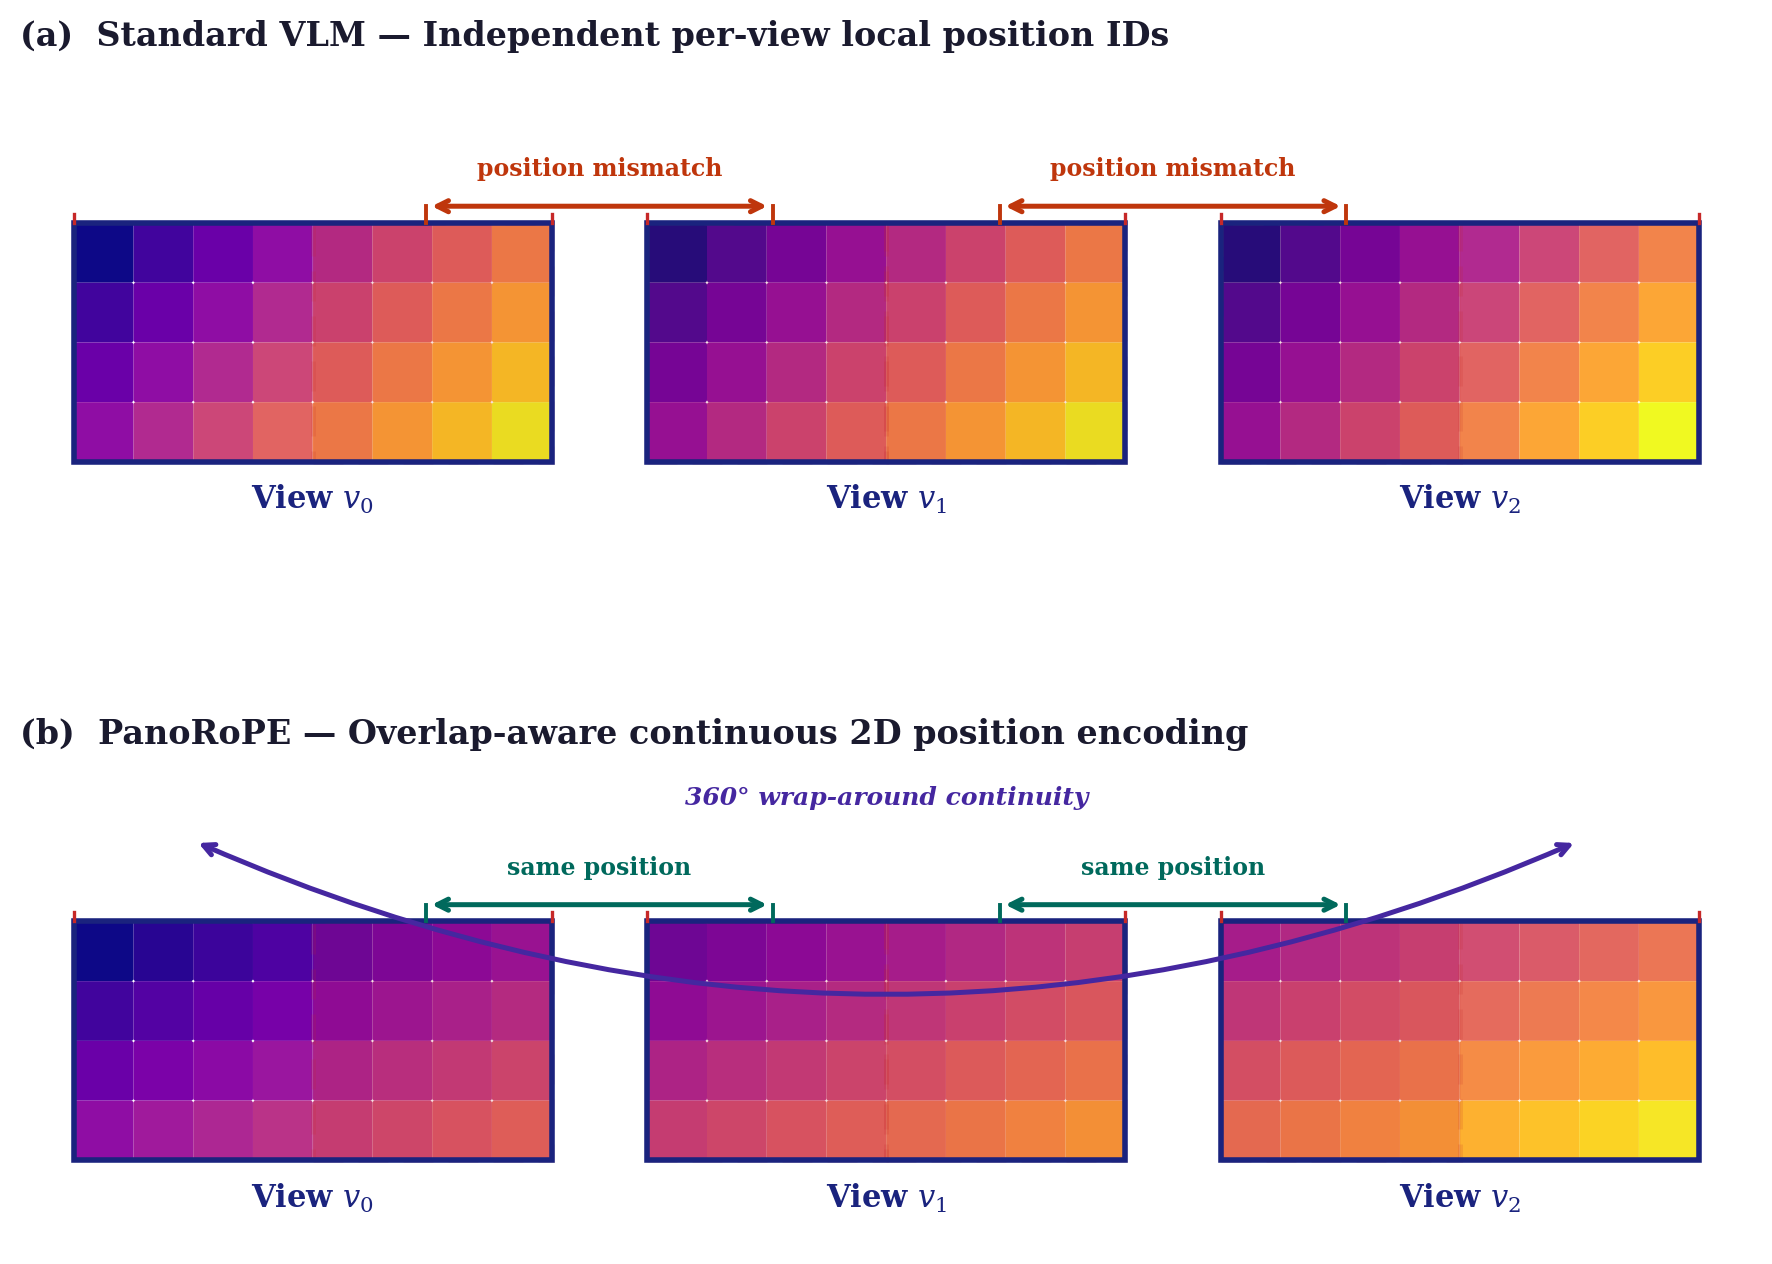

Source code (Python):
#!/usr/bin/env python3
"""
Figure 2 — PanoRoPE: Panorama-Aware Position Re-indexing
Paper Method section figure.

KEY VISUAL STORY
  (a) Standard VLM: each view independently assigns local column IDs 0…W-1
      *and* local row IDs 0…H-1.  Overlapping spatial regions get DIFFERENT
      2-D position IDs → colour discontinuity at view boundaries.
  (b) PanoRoPE: global continuous positions derived from panoramic geometry.
      Overlapping spatial regions get the SAME global position → colours match exactly.

Position-ID model (2-D):
  Row (pitch) component — same for both (a) and (b):
      pitch[r]  = r / (H − 1)    ∈ [0, 1]

  Column (yaw) component:
      (a) Standard (enable_continuity=False):
              g_std[v, c] = v + c / W         (view-local index)
              STD_MAX     = (V−1) + (W−1)/W   (= 2.875 for V=3,W=8)
              norm_std    = g_std / STD_MAX    ∈ [0, 1]
      (b) PanoRoPE:
              g[v, c]    = v · s  +  c / W    (fractional global col)
              L_total    = V − (V−1) · r       (= 2.0 for V=3,r=0.5)
              norm_pano  = g / L_total         ∈ [0, 1)

  Combined scalar for colourmapping (weighted blend):
      val = COL_W · col_norm  +  ROW_W · pitch_norm

Implementation reference: src/cora/model/positional.py
  PanoramaPositionalEncoding._yaw_encoding()
"""

from __future__ import annotations

from pathlib import Path

import matplotlib
import matplotlib.patches as mpatches
import matplotlib.pyplot as plt
import numpy as np
from matplotlib import cm
from matplotlib.colors import Normalize

# ── Paper-quality rendering settings ──────────────────────────────────────
matplotlib.rcParams.update({
    "pdf.fonttype":      42,
    "ps.fonttype":       42,
    "font.family":       "serif",
    "mathtext.fontset":  "dejavuserif",
    "figure.dpi":        150,
})

# ── Geometry (mirrors src/cora/model/positional.py) ───────────────────────
V       = 3             # views shown in the figure
H       = 4             # patch rows per view
W       = 8             # patch columns per view
OVERLAP = 0.5           # overlap_ratio  (r)
STRIDE  = 1.0 - OVERLAP             # s = 0.5
K       = int(W * OVERLAP)          # overlap cols per view side = 4
L_TOTAL = V - (V - 1) * OVERLAP     # effective unique span = 2.0

# Blending weights for 2-D → scalar visualisation
COL_W = 0.70   # column (yaw) dominates story
ROW_W = 0.30   # row (pitch) adds visible gradient

# ── Build 3-D arrays: [V, H, W] ───────────────────────────────────────────
# Pitch (row) — identical for both methods
pitch_norm: np.ndarray = np.zeros((V, H, W))
for _r in range(H):
    pitch_norm[:, _r, :] = _r / (H - 1)   # 0.0, 0.33, 0.67, 1.0

# (a) Standard: LOCAL column index, repeated per view
#     each view independently assigns col IDs 0...W-1
std_col_int: np.ndarray = np.zeros((V, H, W))
std_col_norm: np.ndarray = np.zeros((V, H, W))
for _c in range(W):
    std_col_int[:, :, _c]  = _c              # integer label 0..7
    std_col_norm[:, :, _c] = _c / (W - 1)   # normalised [0,1]

# (b) PanoRoPE: g[v,c] = v*s + c/W,  normalised by L_total
pano_col: np.ndarray = np.zeros((V, H, W))
for _v in range(V):
    for _c in range(W):
        pano_col[_v, :, _c] = (_v * STRIDE + _c / W) / L_TOTAL
# pano_col already in [0, 1)

# ── Combine into single scalar ∈ [0, 1] ──────────────────────────────────
std_ids  = COL_W * std_col_norm + ROW_W * pitch_norm   # (a)
pano_ids = COL_W * pano_col     + ROW_W * pitch_norm   # (b)

# ── Verify key invariant: right overlap of view v  ==  left overlap of v+1
for _v in range(V - 1):
    right = pano_ids[_v,  :, W - K:]   # last K cols of view v
    left  = pano_ids[_v + 1, :, :K]    # first K cols of view v+1
    assert np.allclose(right, left), f"PanoRoPE invariant violated at v={_v}"

# ── Colour scheme ──────────────────────────────────────────────────────────
CMAP       = matplotlib.colormaps["plasma"]
NORM       = Normalize(vmin=0.0, vmax=1.0)   # shared [0,1]

C_OVL      = "#C62828"    # overlap region  (dark red)
C_MATCH    = "#00695C"    # same-pos annotation (dark teal)
C_MISMATCH = "#BF360C"    # mismatch annotation (deep orange)
C_WRAP     = "#4527A0"    # 360° arrow  (deep purple)
C_BORDER   = "#1A237E"    # view border (indigo)

# ── Layout (data-unit coordinates) ────────────────────────────────────────
VIEW_GAP = 1.6
TOTAL    = V * W + (V - 1) * VIEW_GAP    # total x span = 27.2

# ═════════════════════════════════════════════════════════════════════════
# Row drawing
# ═════════════════════════════════════════════════════════════════════════

def _draw_row(
    ax:      plt.Axes,
    ids:     np.ndarray,   # [V, H, W]  values in [0,1]
    lbl_arr: np.ndarray,   # [V, H, W]  raw values to print as labels
    lbl_fmt: str,          # "int" or "float2"
    title:   str,
    is_pano: bool,
) -> None:
    """Render one comparison row (standard VLM or PanoRoPE)."""

    ax.set_xlim(-0.9, TOTAL + 0.9)
    ax.set_ylim(-1.4,  H + 2.5)   # same for both rows → equal cell size
    ax.set_aspect("equal")
    ax.axis("off")
    ax.set_title(title, fontsize=12, fontweight="bold", loc="left", pad=10,
                 color="#1A1A2E")


    # ── Draw each view ─────────────────────────────────────────────────────
    for v in range(V):
        x0 = v * (W + VIEW_GAP)


        # -- Cells ---------------------------------------------------------
        for r in range(H):
            for c in range(W):
                val  = float(ids[v, r, c])
                rgba = CMAP(NORM(val))
                lum  = 0.299 * rgba[0] + 0.587 * rgba[1] + 0.114 * rgba[2]
                tc   = "white" if lum < 0.50 else "#111111"

                # Patch cell
                ax.add_patch(mpatches.FancyBboxPatch(
                    (x0 + c + 0.04, H - 1 - r + 0.04), 0.92, 0.92,
                    boxstyle="round,pad=0.04",
                    facecolor=rgba, edgecolor="none", zorder=2,
                ))


        # -- Overlap region highlights -------------------------------------
        _ovl_kw = dict(
            facecolor=C_OVL, alpha=0.14,
            edgecolor=C_OVL, linewidth=1.8,
            linestyle=(0, (6, 3)),
            zorder=3,
        )
        if v < V - 1:                               # right overlap
            ax.add_patch(mpatches.Rectangle(
                (x0 + W - K, 0), K, H, **_ovl_kw))
        if v > 0:                                   # left overlap
            ax.add_patch(mpatches.Rectangle(
                (x0,         0), K, H, **_ovl_kw))

        # -- View border ---------------------------------------------------
        ax.add_patch(mpatches.Rectangle(
            (x0, 0), W, H,
            facecolor="none", edgecolor=C_BORDER,
            linewidth=2.0, zorder=5,
        ))

        # -- View label ----------------------------------------------------
        ax.text(
            x0 + W / 2, -0.35,
            rf"View $v_{{{v}}}$",
            ha="center", va="top",
            fontsize=11, fontweight="bold", color=C_BORDER,
        )

    # ── Correspondence annotations between adjacent views ─────────────────
    c_ann = C_MATCH    if is_pano else C_MISMATCH
    y_ar  = H + 0.28
    y_lb  = H + 0.70

    for v in range(V - 1):
        cx_r = v       * (W + VIEW_GAP) + W - K / 2  # centre right-overlap
        cx_l = (v + 1) * (W + VIEW_GAP)     + K / 2  # centre left-overlap
        mid  = (cx_r + cx_l) / 2

        _br = dict(color=c_ann, lw=1.4, zorder=6)
        ax.plot([cx_r - 0.1, cx_r - 0.1], [H, y_ar], **_br)
        ax.plot([cx_l + 0.1, cx_l + 0.1], [H, y_ar], **_br)
        ax.annotate(
            "", xy=(cx_l + 0.1, y_ar), xytext=(cx_r - 0.1, y_ar),
            arrowprops=dict(
                arrowstyle="<->", color=c_ann, lw=1.8,
                connectionstyle="arc3,rad=0.0",
            ), zorder=6,
        )

        lbl = "same position" if is_pano else "position mismatch"
        ax.text(mid, y_lb, lbl,
                ha="center", va="bottom",
                fontsize=8.5, color=c_ann, fontweight="bold")

    # ── 360° wrap-around arrow (PanoRoPE only) ────────────────────────────
    if is_pano:
        x_tail = (V - 1) * (W + VIEW_GAP) + W - K / 2
        x_head = K / 2
        y_arc  = H + 1.35
        ax.annotate(
            "", xy=(x_head, y_arc), xytext=(x_tail, y_arc),
            arrowprops=dict(
                arrowstyle="<->", color=C_WRAP, lw=1.8,
                connectionstyle="arc3,rad=-0.22",
            ), zorder=6,
        )
        ax.text(
            TOTAL / 2, y_arc + 0.52,
            "360° wrap-around continuity",
            ha="center", va="bottom",
            fontsize=9, color=C_WRAP, fontweight="bold", style="italic",
        )

    # ── Overlap-region column markers ─────────────────────────────────────
    for v in range(V):
        x0 = v * (W + VIEW_GAP)
        for x_mark in [x0, x0 + W]:
            ax.plot([x_mark, x_mark], [H, H + 0.15],
                    color=C_OVL, lw=1.2, zorder=5)


# ═════════════════════════════════════════════════════════════════════════
# Assemble figure
# ═════════════════════════════════════════════════════════════════════════

fig, axes = plt.subplots(
    2, 1,
    figsize=(13.8, 7.6),
    gridspec_kw={"hspace": 0.48},
)

_draw_row(
    axes[0], std_ids, std_col_int, "int",
    title="(a)  Standard VLM \u2014 Independent per-view local position IDs",
    is_pano=False,
)
_draw_row(
    axes[1], pano_ids, pano_col, "float2",
    title="(b)  PanoRoPE \u2014 Overlap-aware continuous 2D position encoding",
    is_pano=True,
)


# ── Save ──────────────────────────────────────────────────────────────────
_out = Path(__file__).parent
for _fmt in ("pdf", "png"):
    _p = _out / f"fig2_panorope.{_fmt}"
    fig.savefig(_p, bbox_inches="tight",
                dpi=300 if _fmt == "pdf" else 200)
    print(f"Saved: {_p}")
